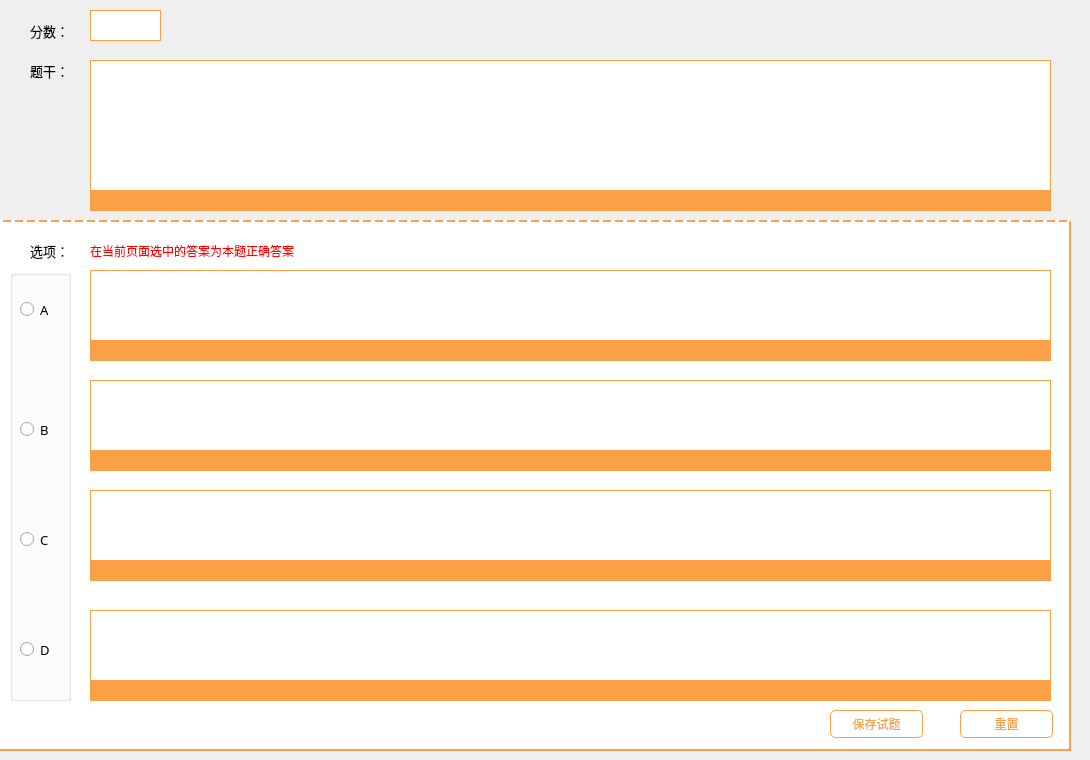
       <widget class="QWidget" name="page_6">
        <widget class="QLineEdit" name="lineEdit">
         <property name="geometry">
          <rect>
           <x>90</x>
           <y>10</y>
           <width>71</width>
           <height>31</height>
          </rect>
         </property>
         <property name="font">
          <font>
           <family>黑体</family>
           <pointsize>12</pointsize>
          </font>
         </property>
         <property name="styleSheet">
          <string notr="true">#lineEdit
{
 border:1px solid #faa046;
background-color:
}</string>
         </property>
        </widget>
        <widget class="QLabel" name="label_4">
         <property name="geometry">
          <rect>
           <x>30</x>
           <y>20</y>
           <width>41</width>
           <height>21</height>
          </rect>
         </property>
         <property name="font">
          <font>
           <pointsize>10</pointsize>
          </font>
         </property>
         <property name="text">
          <string>分数：</string>
         </property>
        </widget>
        <widget class="QLabel" name="label_9">
         <property name="geometry">
          <rect>
           <x>30</x>
           <y>60</y>
           <width>41</width>
           <height>21</height>
          </rect>
         </property>
         <property name="font">
          <font>
           <pointsize>10</pointsize>
          </font>
         </property>
         <property name="text">
          <string>题干：</string>
         </property>
        </widget>
        <widget class="QTextEdit" name="textEdit">
         <property name="geometry">
          <rect>
           <x>90</x>
           <y>60</y>
           <width>961</width>
           <height>131</height>
          </rect>
         </property>
         <property name="font">
          <font>
           <family>黑体</family>
           <pointsize>11</pointsize>
          </font>
         </property>
         <property name="styleSheet">
          <string notr="true">#textEdit
{
   border:1px solid #faa046;
}</string>
         </property>
        </widget>
        <widget class="QLabel" name="label_10">
         <property name="geometry">
          <rect>
           <x>90</x>
           <y>190</y>
           <width>961</width>
           <height>21</height>
          </rect>
         </property>
         <property name="styleSheet">
          <string notr="true">#label_10
{
border:1px solid  #faa046;;
background-color: #faa046;;
}</string>
         </property>
         <property name="text">
          <string/>
         </property>
        </widget>
        <widget class="QWidget" name="widget_10" native="true">
         <property name="geometry">
          <rect>
           <x>-10</x>
           <y>220</y>
           <width>1081</width>
           <height>531</height>
          </rect>
         </property>
         <property name="styleSheet">
          <string notr="true">#widget_10
{
border:none;
border-top:2px dashed #faa046 ;
border-bottom:2px solid #faa046 ;
border-left:2px solid #faa046 ;
border-right:2px solid #faa046 ;
background-color:#ffffff;
}</string>
         </property>
         <widget class="QLabel" name="label_11">
          <property name="geometry">
           <rect>
            <x>40</x>
            <y>20</y>
            <width>51</width>
            <height>21</height>
           </rect>
          </property>
          <property name="font">
           <font>
            <pointsize>10</pointsize>
           </font>
          </property>
          <property name="text">
           <string>选项：</string>
          </property>
         </widget>
         <widget class="QLabel" name="label_12">
          <property name="geometry">
           <rect>
            <x>100</x>
            <y>20</y>
            <width>321</width>
            <height>21</height>
           </rect>
          </property>
          <property name="styleSheet">
           <string notr="true">#label_12
{
color:red;
}</string>
          </property>
          <property name="text">
           <string>在当前页面选中的答案为本题正确答案</string>
          </property>
         </widget>
         <widget class="QGroupBox" name="groupBox">
          <property name="geometry">
           <rect>
            <x>20</x>
            <y>50</y>
            <width>61</width>
            <height>431</height>
           </rect>
          </property>
          <property name="title">
           <string/>
          </property>
          <widget class="QRadioButton" name="radioButton">
           <property name="geometry">
            <rect>
             <x>10</x>
             <y>30</y>
             <width>41</width>
             <height>19</height>
            </rect>
           </property>
           <property name="font">
            <font>
             <family>黑体</family>
             <pointsize>10</pointsize>
             <weight>50</weight>
             <bold>false</bold>
            </font>
           </property>
           <property name="text">
            <string>A</string>
           </property>
          </widget>
          <widget class="QRadioButton" name="radioButton_2">
           <property name="geometry">
            <rect>
             <x>10</x>
             <y>150</y>
             <width>41</width>
             <height>19</height>
            </rect>
           </property>
           <property name="font">
            <font>
             <family>黑体</family>
             <pointsize>10</pointsize>
            </font>
           </property>
           <property name="text">
            <string>B</string>
           </property>
          </widget>
          <widget class="QRadioButton" name="radioButton_3">
           <property name="geometry">
            <rect>
             <x>10</x>
             <y>260</y>
             <width>41</width>
             <height>19</height>
            </rect>
           </property>
           <property name="font">
            <font>
             <family>黑体</family>
             <pointsize>10</pointsize>
            </font>
           </property>
           <property name="text">
            <string>C</string>
           </property>
          </widget>
          <widget class="QRadioButton" name="radioButton_4">
           <property name="geometry">
            <rect>
             <x>10</x>
             <y>370</y>
             <width>41</width>
             <height>19</height>
            </rect>
           </property>
           <property name="font">
            <font>
             <family>黑体</family>
             <pointsize>10</pointsize>
            </font>
           </property>
           <property name="text">
            <string>D</string>
           </property>
          </widget>
         </widget>
         <widget class="QTextEdit" name="textEdit_2">
          <property name="geometry">
           <rect>
            <x>100</x>
            <y>50</y>
            <width>961</width>
            <height>71</height>
           </rect>
          </property>
          <property name="font">
           <font>
            <family>黑体</family>
            <pointsize>11</pointsize>
           </font>
          </property>
          <property name="styleSheet">
           <string notr="true">#textEdit_2
{
   border:1px solid #faa046;
}</string>
          </property>
         </widget>
         <widget class="QLabel" name="label_13">
          <property name="geometry">
           <rect>
            <x>100</x>
            <y>120</y>
            <width>961</width>
            <height>21</height>
           </rect>
          </property>
          <property name="styleSheet">
           <string notr="true">#label_13
{
border:1px solid  #faa046;;
background-color: #faa046;;
}</string>
          </property>
          <property name="text">
           <string/>
          </property>
         </widget>
         <widget class="QTextEdit" name="textEdit_3">
          <property name="geometry">
           <rect>
            <x>100</x>
            <y>160</y>
            <width>961</width>
            <height>71</height>
           </rect>
          </property>
          <property name="font">
           <font>
            <family>黑体</family>
            <pointsize>11</pointsize>
           </font>
          </property>
          <property name="styleSheet">
           <string notr="true">#textEdit_3
{
   border:1px solid #faa046;
}</string>
          </property>
         </widget>
         <widget class="QLabel" name="label_14">
          <property name="geometry">
           <rect>
            <x>100</x>
            <y>230</y>
            <width>961</width>
            <height>21</height>
           </rect>
          </property>
          <property name="styleSheet">
           <string notr="true">#label_14
{
border:1px solid  #faa046;;
background-color: #faa046;;
}</string>
          </property>
          <property name="text">
           <string/>
          </property>
         </widget>
         <widget class="QTextEdit" name="textEdit_4">
          <property name="geometry">
           <rect>
            <x>100</x>
            <y>270</y>
            <width>961</width>
            <height>71</height>
           </rect>
          </property>
          <property name="font">
           <font>
            <family>黑体</family>
            <pointsize>11</pointsize>
           </font>
          </property>
          <property name="styleSheet">
           <string notr="true">#textEdit_4
{
   border:1px solid #faa046;
}</string>
          </property>
         </widget>
         <widget class="QLabel" name="label_15">
          <property name="geometry">
           <rect>
            <x>100</x>
            <y>340</y>
            <width>961</width>
            <height>21</height>
           </rect>
          </property>
          <property name="styleSheet">
           <string notr="true">#label_15
{
border:1px solid  #faa046;;
background-color: #faa046;;
}</string>
          </property>
          <property name="text">
           <string/>
          </property>
         </widget>
         <widget class="QTextEdit" name="textEdit_5">
          <property name="geometry">
           <rect>
            <x>100</x>
            <y>390</y>
            <width>961</width>
            <height>71</height>
           </rect>
          </property>
          <property name="font">
           <font>
            <family>黑体</family>
            <pointsize>11</pointsize>
           </font>
          </property>
          <property name="styleSheet">
           <string notr="true">#textEdit_5
{
   border:1px solid #faa046;
}</string>
          </property>
         </widget>
         <widget class="QLabel" name="label_16">
          <property name="geometry">
           <rect>
            <x>100</x>
            <y>460</y>
            <width>961</width>
            <height>21</height>
           </rect>
          </property>
          <property name="styleSheet">
           <string notr="true">#label_16
{
border:1px solid  #faa046;;
background-color: #faa046;;
}</string>
          </property>
          <property name="text">
           <string/>
          </property>
         </widget>
         <widget class="QPushButton" name="pushButton_13">
          <property name="geometry">
           <rect>
            <x>840</x>
            <y>490</y>
            <width>93</width>
            <height>28</height>
           </rect>
          </property>
          <property name="styleSheet">
           <string notr="true">#pushButton_13{
border:none;
border:1px solid #faa046;
color:#faa046;
border-radius:5;
}

#pushButton_13:hover{
border:1px solid #50b8f7;
color:#50b8f7;
}</string>
          </property>
          <property name="text">
           <string>保存试题</string>
          </property>
         </widget>
         <widget class="QPushButton" name="pushButton_14">
          <property name="geometry">
           <rect>
            <x>970</x>
            <y>490</y>
            <width>93</width>
            <height>28</height>
           </rect>
          </property>
          <property name="styleSheet">
           <string notr="true">#pushButton_14{
border:none;
border:1px solid #faa046;
color:#faa046;
border-radius:5;
}

#pushButton_14:hover{
border:1px solid #50b8f7;
color:#50b8f7;
}</string>
          </property>
          <property name="text">
           <string>重置</string>
          </property>
         </widget>
        </widget>
       </widget>
